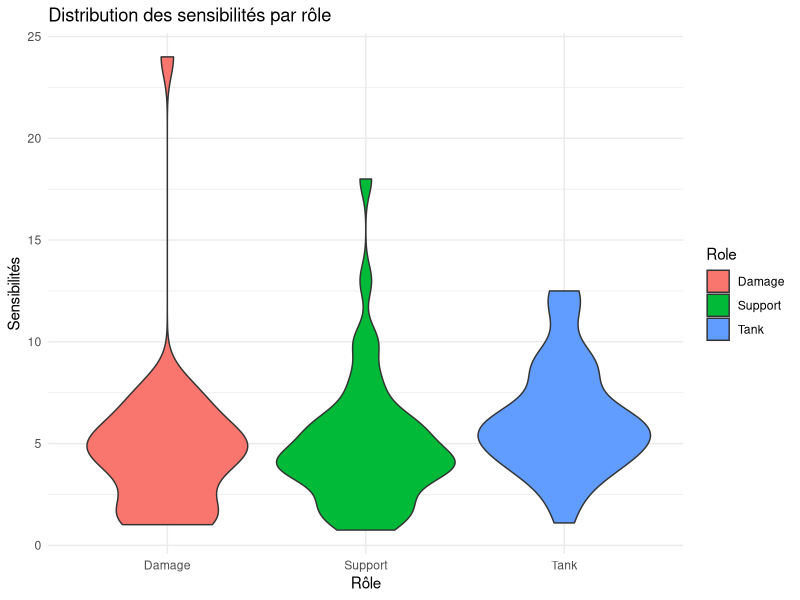

The R script that drew this image:
## ---- chunk 1
library(dplyr)
library(ggplot2)
library(readr)
## ---- chunk 2
#Importation des données
player_data <- read_csv("./data/player_settings.csv")
## ---- chunk 3

dpi_reference <- 800

player_data$Sensitivity <- as.numeric(player_data$Sensitivity)
player_data$DPI <- as.numeric(player_data$DPI)

player_data <- player_data %>% 
  mutate(ratio_sensibilite = Sensitivity / DPI,
         sensibilite_standardisee = ratio_sensibilite * dpi_reference)

damage_data <- player_data %>% filter(Role == "Damage")
tank_data <- player_data %>% filter(Role == "Tank")
support_data <- player_data %>% filter(Role == "Support")
ggplot(player_data, aes(x = Role, y = sensibilite_standardisee, fill = Role)) +
  geom_violin() +
  labs(title = "Distribution des sensibilités par rôle",
       x = "Rôle", y = "Sensibilités") +
  theme_minimal()
